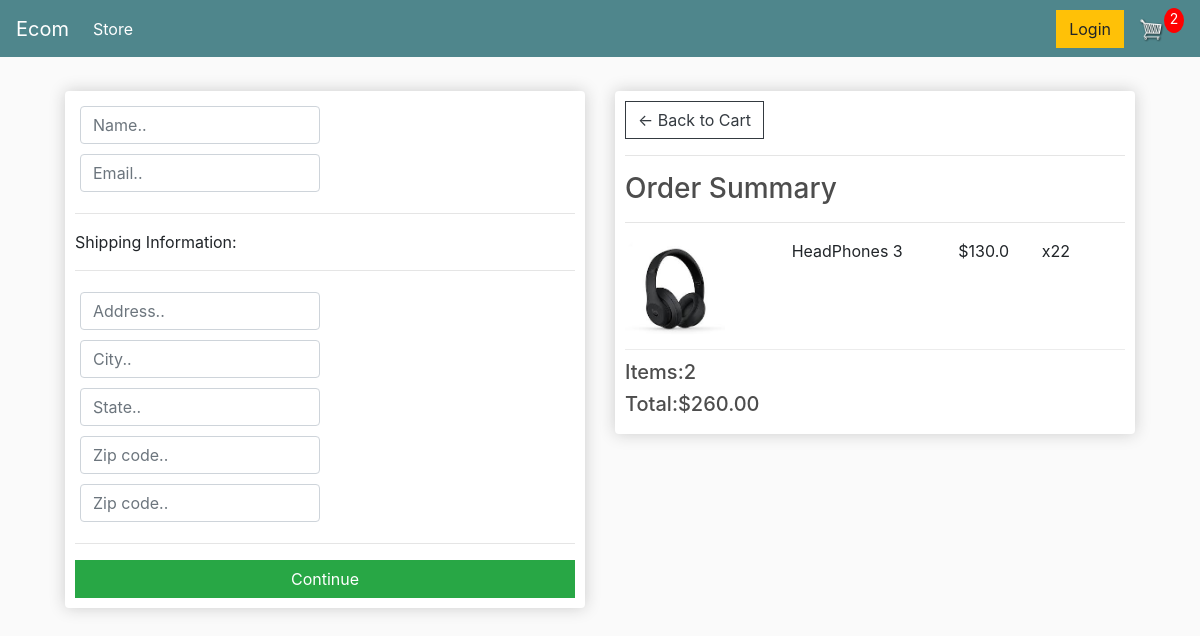
Screenshot of /checkout/ (signed in) with the database file from the repository.
### home/models.py (models this page shows, shortened)
class OrderItem(models.Model):
     product = models.ForeignKey(Product, on_delete=models.SET_NULL, blank=True, null=True)
     order = models.ForeignKey(Order, on_delete=models.SET_NULL, blank=True, null=True)
     quantity = models.IntegerField(default=0, null=True, blank=True)
     date_added = models.DateTimeField(auto_now_add=True)
     @property
     def get_total(self):
        total = self.product.price * self.quantity
        return total

class Product(models.Model):
    name = models.CharField(max_length=200, null=True)
    price = models.FloatField()
    digital = models.BooleanField(default=False, null=True, blank=False)
    image = models.ImageField(null=True, blank=True)

class Order(models.Model):
    customer = models.ForeignKey(Customer, on_delete=models.SET_NULL, blank=True, null=True)
    date_orderd = models.DateTimeField(auto_now_add=True)
    complete = models.BooleanField(default=False, null=True, blank=False)
    transaction_id = models.CharField(max_length=200, null=True)
    @property
    def get_cart_total(self):
        orderitems = self.orderitem_set.all()
        total = sum([item.get_total for item in orderitems])
        return total
    @property
    def get_cart_items(self):
        Orderitems = self.orderitem_set.all()
        total = sum([item.quantity for item in Orderitems])
        return total

### home/views.py (the view)
# urls.py: path("checkout/", views.checkout, name='checkout'),
def checkout(request):
    if request.user.is_authenticated:
        customer = request.user.customer
        order, created = Order.objects.get_or_create(customer=customer, complete=False)
        items = order.orderitem_set.all()
        cartItems = order.get_cart_items
    else:
        items = []
        order = {'get_cart_total':0, 'get_cart_items':0}
        cartItems = order['get_cart_items']
    context = {'items':items, 'order':order, 'cartItems':cartItems}
    return render(request, 'checkout.html', context)

### template/checkout.html (shortened to what this page needs)
<!DOCTYPE html>
{% load static %}
<html>
<head>
	<link rel="stylesheet" href="https://stackpath.bootstrapcdn.com/bootstrap/4.4.1/css/bootstrap.min.css">
	<link rel="stylesheet" type="text/css" href="{% static 'css/main.css' %}">
</head>
<body>
	<nav class="navbar navbar-expand-lg navbar-dark bg-dark">
	  <a class="navbar-brand" href="{% url 'store' %}">Ecom</a>
	  <div class="collapse navbar-collapse" id="navbarSupportedContent">
	    <ul class="navbar-nav mr-auto">
	      <li class="nav-item active">
	        <a class="nav-link" href="{% url 'store' %}">Store <span class="sr-only">(current)</span></a>
	      </li>
	    </ul>
	    <div class="form-inline my-2 my-lg-0">
	     	<a href="#"class="btn btn-warning">Login</a>
	     	<a href="{% url 'cart' %}">
	    		<img  id="cart-icon" src="{% static 'images/cart.png' %}">
	    	</a>
	    	<p id="cart-total">{{cartItems}}</p>
	    </div>
	  </div>
	</nav>
     <div class="container">
            <br>
            {% block content %}
            <div class="row">
                <div class="col-lg-6">
                    <div class="box-element" id="form-wrapper">
                        <form id="form">
                            <div id="user-info">
                                <div class="form-field">
                                    <input required class="form-control" type="text" name="name" placeholder="Name..">
                                </div>
                                <div class="form-field">
                                    <input required class="form-control" type="email" name="email" placeholder="Email..">
                                </div>
                            </div>
                            <div id="shipping-info">
                                <hr>
                                <p>Shipping Information:</p>
                                <hr>
                                <div class="form-field">
                                    <input class="form-control" type="text" name="address" placeholder="Address..">
                                </div>
                                <div class="form-field">
                                    <input class="form-control" type="text" name="city" placeholder="City..">
                                </div>
                                <div class="form-field">
                                    <input class="form-control" type="text" name="state" placeholder="State..">
                                </div>
                                <div class="form-field">
                                    <input class="form-control" type="text" name="zipcode" placeholder="Zip code..">
                                </div>
                                <div class="form-field">
                                    <input class="form-control" type="text" name="country" placeholder="Zip code..">
                                </div>
                            </div>
                            <hr>
                            <a id="form-button" class="btn btn-success btn-block" href="{% url 'continue_view' %}">Continue</a>
                        </form>
                    </div>
                    <br>
                </div>
                <div class="col-lg-6">
                    <div class="box-element">
                        <a  class="btn btn-outline-dark" href="{% url 'cart' %}">&#x2190; Back to Cart</a>
                        <hr>
                        <h3>Order Summary</h3>
                        <hr>
                        {% for item in items%}
                        <div class="cart-row">
                            <div style="flex:2"><img class="row-image" src="{{item.product.image.url}}"></div>
                            <div style="flex:2"><p>{{item.product.name}}</p></div>
                            <div style="flex:1"><p>${{item.product.price}}</p></div>
                            <div style="flex:1"><p>x2{{item.quantity}}</p></div>
                        </div>
                        {% endfor %}
                        <h5>Items:{{order.get_cart_items}}</h5>
                        <h5>Total:${{order.get_cart_total|floatformat:2}}</h5>
                    </div>
                </div>
            </div>
            {% endblock content %}
         </div>
</body>
</html>

### static/css/main.css (style rules this page uses)
body { background-color: hsl(0, 0%, 98%); }
h1,h2,h3,h4,h5,h6 { color:hsl(0, 0%, 30%); }
.box-element { box-shadow:hsl(0, 0%, 80%) 0 0 16px; background-color: #fff; border-radius: 4px; padding: 10px; }
.bg-dark { background-color: #4f868c!important; }
#cart-icon { width:25px; display: inline-block; margin-left: 15px; }
#cart-total { display: block; text-align: center; color:#fff; background-color: red; width: 20px; height: 25px; border-radius: 50%; font-size: 14px; }
.col-lg-4, .col-lg-6, .col-lg-8, .col-lg-12 { margin-top: 10px; }
.btn { border-radius: 0; }
.row-image { width: 100px; }
.form-field { width:250px; display: inline-block; padding: 5px; }
.cart-row { display: flex; align-items: flex-stretch; padding-bottom: 10px; margin-bottom: 10px; border-bottom: 1px solid #ececec; }
.row { margin-right: 5px; margin-left: 5px; }

### rows the page displays
OrderItem: product.image (picture), product.name "HeadPhones 3", product.price "130.0", quantity "2"
Order: get_cart_items "2", get_cart_total "260.00"

### other values shown
{{ cartItems }} "2"
